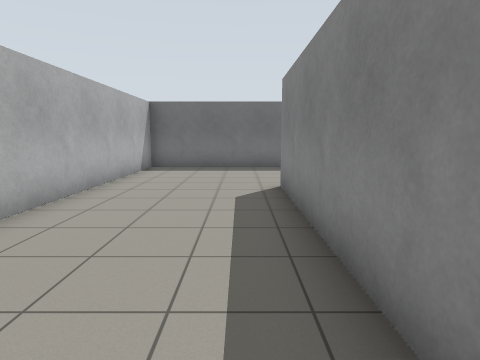
View 1 (above)

16 first-person views from a walk through a world built for the Gazebo simulator. The camera is 1.2 m above the floor, tilts 8° down and sees 75° across. The floor is counted in squares, 1 m on a side. Each view is taken from the middle of a square. On the plan, view 1 faces up. The plan holds only what a view shows up to about 13 squares ahead; the rest is blank.

View 2
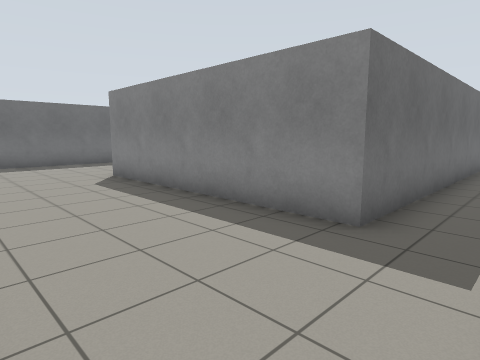

View 3
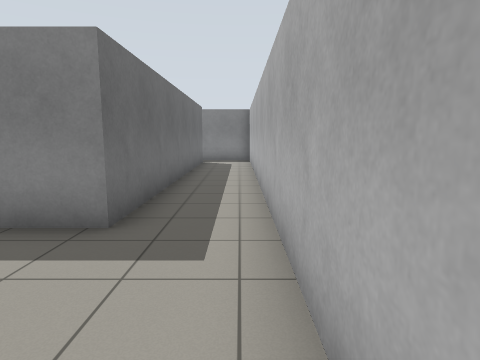

View 4
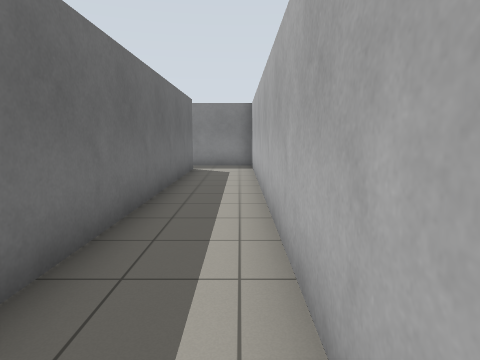

View 5
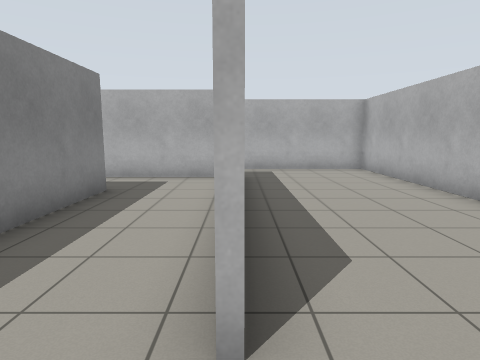

View 6
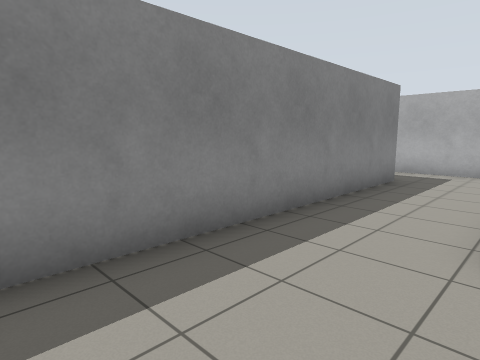

View 7
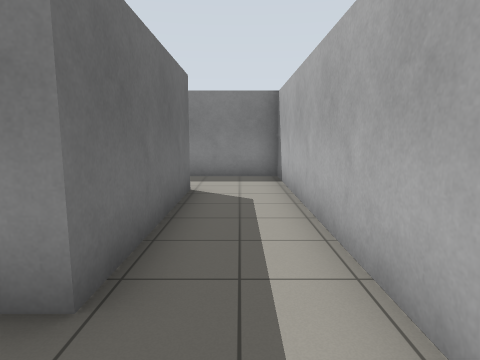

View 8
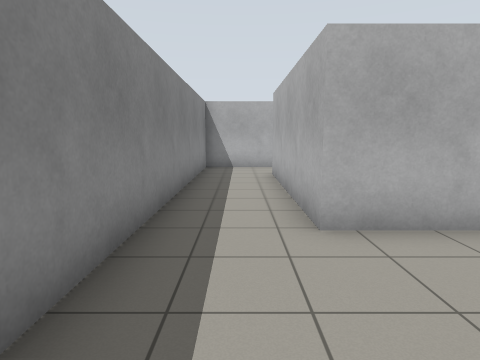

View 9
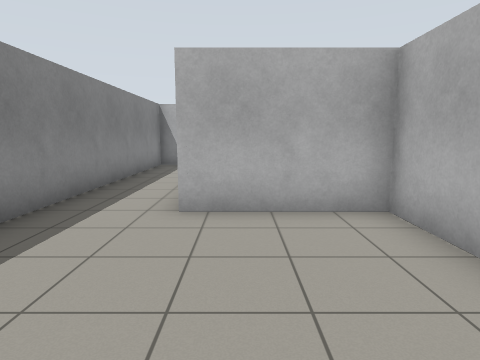

View 10
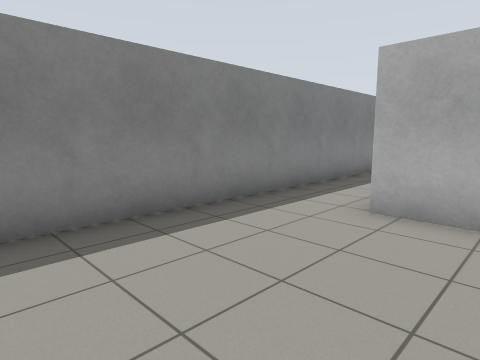

View 11
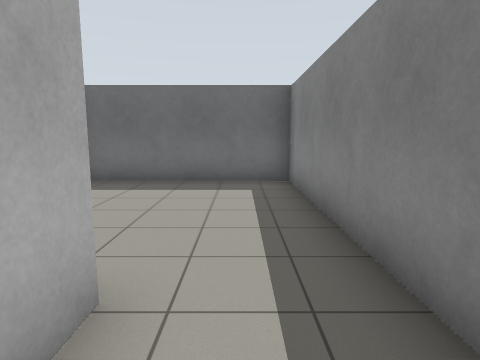

View 12
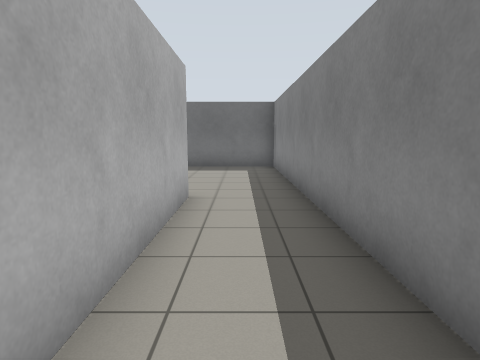

View 13
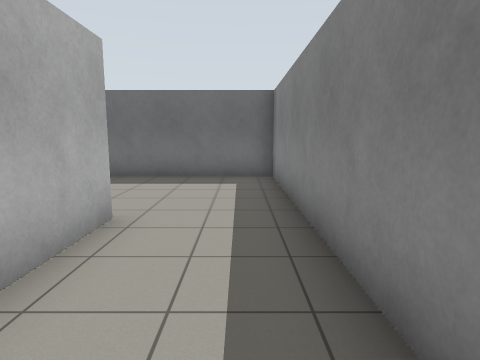

View 14
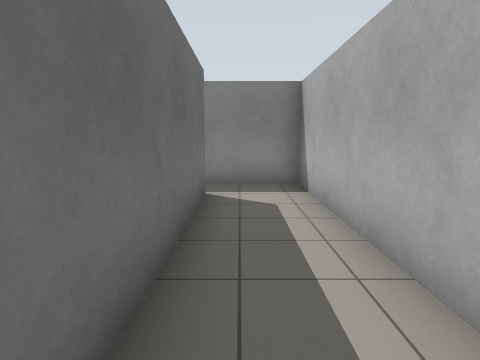

View 15
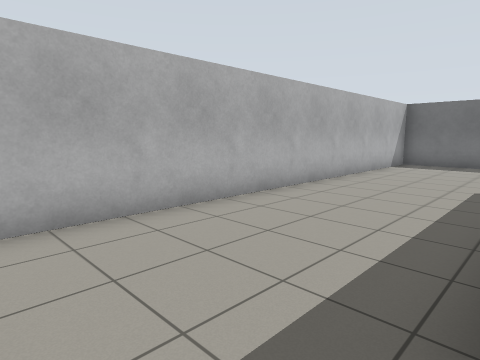

View 16
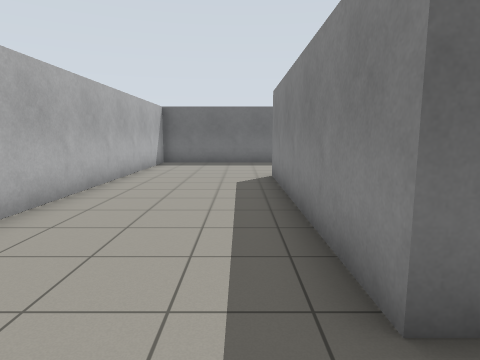

### Floor plan
Ten units are one square. View 1 is at (0, 0); x grows to the right and y downward. Boxes are objects, and circles mark ways between rooms. Rooms are numbered by the first view taken in them; rooms with no view inside come last. Other rooms are left out.
<svg viewBox="-40 -148 172 178">
<path fill="none" stroke="#000" d="M11 -75 11 -52M18 1 96 1M90 -21 40 -21 40 -122 -35 -122 -35 25 127 25 127 0M115 3 10 3 10 -75M56 -101 56 -81 90 -81M113 -86 113 -143 59 -143M90 -81 90 -21M96 1 113 1 113 -86"/>
<circle cx="90" cy="-10" r="3" fill="#2a7"/>
<circle cx="100" cy="-90" r="3" fill="#2a7"/>
<text x="30" y="-40">1</text>
<text x="80" y="-110">2</text>
<text x="100" y="-50">3</text>
</svg>
Room 1 opens to room 3. Room 2 opens to room 3.

Where each view was taken, in squares from view 1:
view 1: 0 up, 0 right, facing up
view 2: 2 down, 3 left, facing up-right
view 3: 2 down, 3 left, facing right
view 4: 2 down, 0 right, facing right
view 5: 9 up, 1 right, facing down
view 6: 11 up, 1 right, facing down-right
view 7: 1 up, 2 right, facing right
view 8: 12 up, 10 right, facing down
view 9: 13 up, 8 right, facing down
view 10: 13 up, 7 right, facing down-right
view 11: 6 up, 10 right, facing up
view 12: 2 up, 10 right, facing up
view 13: 3 up, 3 right, facing up
view 14: 1 down, 5 right, facing right
view 15: 2 down, 1 right, facing up-left
view 16: 2 down, 0 right, facing up
